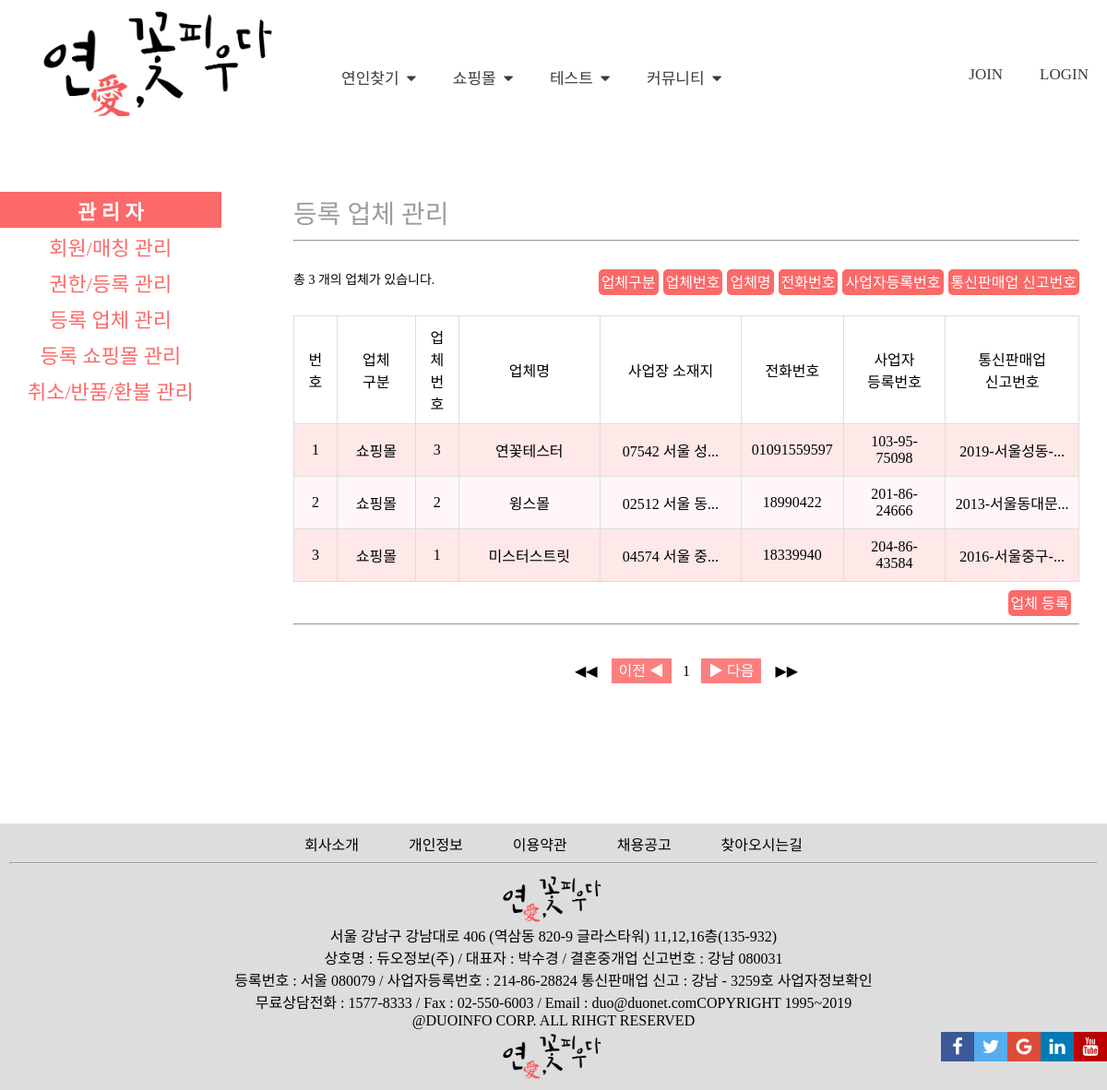
/admin_com_info/a_c_info_main.php, run on the app's committed database.
### tables this page shows
CREATE TABLE `com_info` (
  `com_type` char(6) NOT NULL,
  `com_num` int(11) NOT NULL AUTO_INCREMENT,
  `com_name` char(20) NOT NULL,
  `com_postcode` char(6) NOT NULL,
  `com_address` varchar(45) NOT NULL,
  `com_detailAddress` varchar(45) NOT NULL,
  `com_extraAddress` varchar(45) DEFAULT NULL,
  `com_email` varchar(45) NOT NULL,
  `com_tel` char(11) NOT NULL,
  `com_busi_num` char(15) NOT NULL,
  `com_regist_num` varchar(20) NOT NULL,
  PRIMARY KEY (`com_num`)
);

### admin_com_info/a_c_info_main.php (the view, shortened to what this page needs)
<?php
  include $_SERVER['DOCUMENT_ROOT']."/lotus/lib/db_connector.php";
  if(isset($_GET["mode"])&&$_GET["mode"]=="order_list_com"){
          $order_list = test_input($_POST["order_list"]);
          $order_list = mysqli_real_escape_string($conn, $order_list);
          if($order_list=="com_type"){
            $standard="`$order_list` asc, `com_num` desc";
          } else {
            $standard="`$order_list` asc";
          }
    $sql="SELECT * from `com_info` order by $standard";
  }else{
    $sql="SELECT * from `com_info` order by `com_num` desc";
  }
  $result=mysqli_query($conn,$sql);
  $total_record=mysqli_num_rows($result);
  $total_page=($total_record % SCALE == 0 )?
  ($total_record/SCALE):(ceil($total_record/SCALE));
  $page=(isset($_GET['page'])&&!empty($_GET['page']))?(test_input($_GET['page'])):(1);
  $start=($page -1) * SCALE;
?>
<!DOCTYPE html>
<html>
<head>
  <link rel="stylesheet" href="https://cdnjs.cloudflare.com/ajax/libs/font-awesome/4.7.0/css/font-awesome.min.css">
  <link rel="stylesheet" href="../css/common.css">
  <link rel="stylesheet" href="../css/header_sidenav.css">
  <link rel="stylesheet" href="./css/a_c_info_main.css">
  <link rel="stylesheet" href="//code.jquery.com/ui/1.8.18/themes/base/jquery-ui.css" />
</head>
<body>
  <?php include $_SERVER['DOCUMENT_ROOT']."/lotus/lib/header_sidenav.php"; ?>
  <div id="main_body" class="main_body">
    <div id="sidenav" class="sidenav">
      <?php include $_SERVER['DOCUMENT_ROOT']."/lotus/lib/header_sidenav_admin_link.php"; ?>
    </div>
    <div class="main">
      <div class="admin_title">
        등록 업체 관리
      </div>
      <hr class="title_hr">
      <div class="list_search_bar">
        <form name="com_info_form" action="./a_c_info_main.php?mode=order_list_com" method="post">
            <div class="lsb_msg">총&nbsp;<?=$total_record?>&nbsp;개의 업체가 있습니다.</div>
            <button class="lsb_btn_srch" name="order_list" type="submit" value="com_regist_num">통신판매업 신고번호</button>
            <button class="lsb_btn_srch" name="order_list" type="submit" value="com_busi_num">사업자등록번호</button>
            <button class="lsb_btn_srch" name="order_list" type="submit" value="com_tel">전화번호</button>
            <button class="lsb_btn_srch" name="order_list" type="submit" value="com_name">업체명</button>
            <button class="lsb_btn_srch" name="order_list" type="submit" value="com_num">업체번호</button>
            <button class="lsb_btn_srch" name="order_list" type="submit" value="com_type">업체구분</button>
          </form>
      </div>
      <table class="admin_table">
        <tr>
          <td class="li_hd_list_num">번호</td>
          <td class="li_hd_type">업체<br>구분</td>
          <td class="li_hd_num">업체<br>번호</td>
          <td class="li_hd_name">업체명</td>
          <td class="li_hd_addr">사업장 소재지</td>
          <td class="li_hd_tel">전화번호</td>
          <td class="li_hd_bs">사업자<br>등록번호</td>
          <td class="li_hd_rg">통신판매업<br>신고번호</td>
        </tr>
        <?php
        for ($i = $start; $i < $start+SCALE && $i<$total_record; $i++){
          mysqli_data_seek($result,$i);
          $row=mysqli_fetch_array($result);
          $com_type=$row['com_type'];
          $com_num=$row['com_num'];
          $len_com_name=strlen($row['com_name']);
          $com_name=$row['com_name'];
          $len_com_postcode=strlen($row['com_postcode']);
          $com_postcode=$row['com_postcode'];
          $len_com_address=strlen($row['com_address']);
          $com_address=$row['com_address'];
          $len_com_detailAddress=strlen($row['com_detailAddress']);
          $com_detailAddress=$row['com_detailAddress'];
          $len_com_extraAddress=strlen($row['com_extraAddress']);
          $com_extraAddress=$row['com_extraAddress'];
          $len_com_addr=$len_com_postcode+$len_com_address+$len_com_detailAddress+$len_com_extraAddress;
          $com_addr=$com_postcode." ".$com_address." ".$com_detailAddress." ".$com_extraAddress;
          $com_tel=$row['com_tel'];
          $com_busi_num=$row['com_busi_num'];
          $len_com_regist_num=strlen($row['com_regist_num']);
          $com_regist_num=$row['com_regist_num'];
          if($len_com_name>24) {
            $com_name=mb_substr($row['com_name'], 0, 10, 'utf-8');
            $com_name=$com_name."...";
          }else{
            $com_name=$row['com_name'];
          }
          if($len_com_addr>10) {
            $com_addr=mb_substr($com_addr, 0, 10, 'utf-8');
            $com_addr=$com_addr."...";
          }else{
            $com_addr=$com_addr;
          }
          if($len_com_regist_num>10) {
            $com_regist_num=mb_substr($row['com_regist_num'], 0, 10, 'utf-8');
            $com_regist_num=$com_regist_num."...";
          }else{
            $com_regist_num=$row['com_regist_num'];
          }
          ?>
          <tr class="submain_list_item">
          <td class="li_con_list_num">
            <a href="./a_c_info_v_d.php?com_type=<?=$com_type?>&com_num=<?=$com_num?>"><?=$i+1?></a>
          </td>
            <td class="li_hd_type">
              <?php
              if($com_type=='e_'){
                echo '<a href="./a_c_info_v_d.php?com_type='.$com_type.'&com_num='.$com_num.'">맛집/체험</a>';
              } elseif ($com_type=='a_') {
                echo '<a href="./a_c_info_v_d.php?com_type='.$com_type.'&com_num='.$com_num.'">숙박</a>';
              } elseif ($com_type=='c_') {
                echo '<a href="./a_c_info_v_d.php?com_type='.$com_type.'&com_num='.$com_num.'">렌트카</a>';
              } elseif ($com_type=='s_') {
                echo '<a href="./a_c_info_v_d.php?com_type='.$com_type.'&com_num='.$com_num.'">쇼핑몰</a>';
              }
              ?>
            </td>
            <td class="li_hd_num">
              <a href="./a_c_info_v_d.php?com_type=<?=$com_type?>&com_num=<?=$com_num?>"><?=$com_num?></a>
            </td>
            <td class="li_hd_name">
              <a href="./a_c_info_v_d.php?com_type=<?=$com_type?>&com_num=<?=$com_num?>"><?=$com_name?></a>
            </td>
            <td class="li_hd_addr">
              <a href="./a_c_info_v_d.php?com_type=<?=$com_type?>&com_num=<?=$com_num?>"><?=$com_addr?></a>
            </td>
            <td class="li_hd_tel">
              <a href="./a_c_info_v_d.php?com_type=<?=$com_type?>&com_num=<?=$com_num?>"><?=$com_tel?></a>
            </td>
            <td class="li_hd_bs">
              <a href="./a_c_info_v_d.php?com_type=<?=$com_type?>&com_num=<?=$com_num?>"><?=$com_busi_num?></a>
            </td>
            <td class="li_hd_rg">
              <a href="./a_c_info_v_d.php?com_type=<?=$com_type?>&com_num=<?=$com_num?>"><?=$com_regist_num?></a>
            </td>
          </tr>
          <?php
        }
        ?>
      </table>
      <button class="btn_write"><a href="./a_c_info_w_e_d.php">업체 등록</a></button>
      <hr class="title_hr">
      <div class="page_to" >
        <div class="page_to_in" >
        <a href="./a_c_info_main.php?page=1">◀◀</a>
        <?php
        if ($page>1) {
              $page_go=$page-1;
               echo '<a class="previous" href="./a_c_info_main.php?page='.$page_go.'">이전 ◀</a>';
             }else {
               echo '<a class="previous" href="./a_c_info_main.php?page=1">이전 ◀</a>';
             }
             for ($i=1; $i <= $total_page ; $i++) {
               if($page==$i){
                 echo "<a>&nbsp;$i&nbsp;</a>";
               }else{
                 echo "<a href='./a_c_info_main.php?page=$i'>&nbsp;$i&nbsp;</a>";
               }
             }
             if ($total_page==0) {
               echo '<a class="next" href="./a_c_info_main.php?page=1">▶ 다음</a>';
             }elseif ($page+1>$total_page) {
               $page_end=$total_page;
               echo '<a class="next" href="./a_c_info_main.php?page='.$page_end.'">▶ 다음</a>';
             }else{
               $page_go=$page+1;
               echo '<a class="next" href="./a_c_info_main.php?page='.$page_go.'">▶ 다음</a>';
             }
             ?>
          <a href="./a_c_info_main.php?page=<?=$total_page?>">▶▶</a>
      </div>
      </div>
      <p>&nbsp;</p>
      <p>&nbsp;</p>
    </div>
  </div>
  <?php include $_SERVER['DOCUMENT_ROOT']."/lotus/lib/footer.php"; ?>
</body>
</html>

### css/common.css (style rules this page uses)
* { box-sizing: border-box; font-family:'Binggrae'; }
body, h2, h3 { margin: 0; }

### css/header_sidenav.css (style rules this page uses)
.main_body { width: 100%; }
.sidenav { position: fixed; min-width: 15%; z-index: 1; top: 200px; left: 0px; overflow-x: hidden; padding: 8px 0; background-color: white; }
.main { max-width: 85%; margin-left: 15%; margin-top: 200px; font-size: 28px; padding: 10px 30px; }
@media screen and (max-width: 1400px) { .main { max-width: 84.5%; margin-left: 15%; } }
@media screen and (max-width: 1200px) { .main { max-width: 84%; margin-left: 15.5%; } }

### admin_com_info/css/a_c_info_main.css (style rules this page uses)
.main { max-width: 85%; margin-left: 16%; margin-top: 200px; font-size: 28px; padding: 10px 30px; }
.admin_title { color:rgb(156, 156, 156); }
.title_hr { size:1; width:100%; margin: 10px 0; }
.list_search_bar { padding-top: 20px; width: 100%; }
.list_search_bar * { font-size: 14px; }
.lsb_msg { display: inline; }
.lsb_btn_srch { float: right; margin-left: 5px; }
.admin_table { font-family: arial, sans-serif; border-collapse: collapse; width: 100%; margin-top: 30px; }
tr, td { border: 1px solid #dddddd; text-align: center; padding: 10px; font-size: 16px; }
@media screen and (max-width: 1700px) { .main { margin-left: 17.5%; } }
@media screen and (max-width: 1600px) { .main { margin-left: 19.5%; } }
@media screen and (max-width: 1500px) { .main { margin-left: 21%; } }
@media screen and (max-width: 1400px) { .main { margin-left: 22.5%; } }
@media screen and (max-width: 1200px) { .main { margin-left: 24%; } }
.admin_table a, .btn_write a { text-decoration: none; color: black; }
.btn_write { float:right; margin: 1%; }
.btn_write a { color: white; }
.submain_list_item:nth-child(odd) { background-color: rgba(252, 105, 105, 0.05); }
.submain_list_item:nth-child(even) { background-color: rgba(252, 105, 105, 0.15); }
.li_hd_list_num, .li_hd_num { width: 5.5%; }
.li_hd_type { width: 10%; }
.li_hd_name, .li_hd_addr { width: 18%; }
.li_hd_tel, .li_hd_bs { width: 13%; }
.li_hd_rg { width: 25%; }
.lsb_btn_srch, .btn_write { border: none; background-color: rgba(252, 105, 105, 1); color: rgb(255, 255, 255); border-radius: 5px; padding: 1px 3px 3px 3px; font-size: 16px; cursor: pointer; }
.page_to a { text-decoration:none; padding: 5px 8px; font-size: 16px; color: black; }
.page_to .previous, .page_to .next { background-color: rgba(252, 105, 105, 0.85); color: white; }
.page_to { position:relative; margin: 30px 0 10% 0; }
.page_to_in { position:absolute; text-align: center; width:50%; left:0; right:0; margin-left:auto; margin-right:auto; }

### data on the page
com_info: com_num "3", com_name "연꽃테스터", com_addr "07542 서울 성...", com_tel "01091559597", com_busi_num "103-95-75098", com_regist_num "2019-서울성동-..."
com_info: com_num "2", com_name "윙스몰", com_addr "02512 서울 동...", com_tel "18990422", com_busi_num "201-86-24666", com_regist_num "2013-서울동대문..."
com_info: com_num "1", com_name "미스터스트릿", com_addr "04574 서울 중...", com_tel "18339940", com_busi_num "204-86-43584", com_regist_num "2016-서울중구-..."

### other printed values
$total_record "3"
